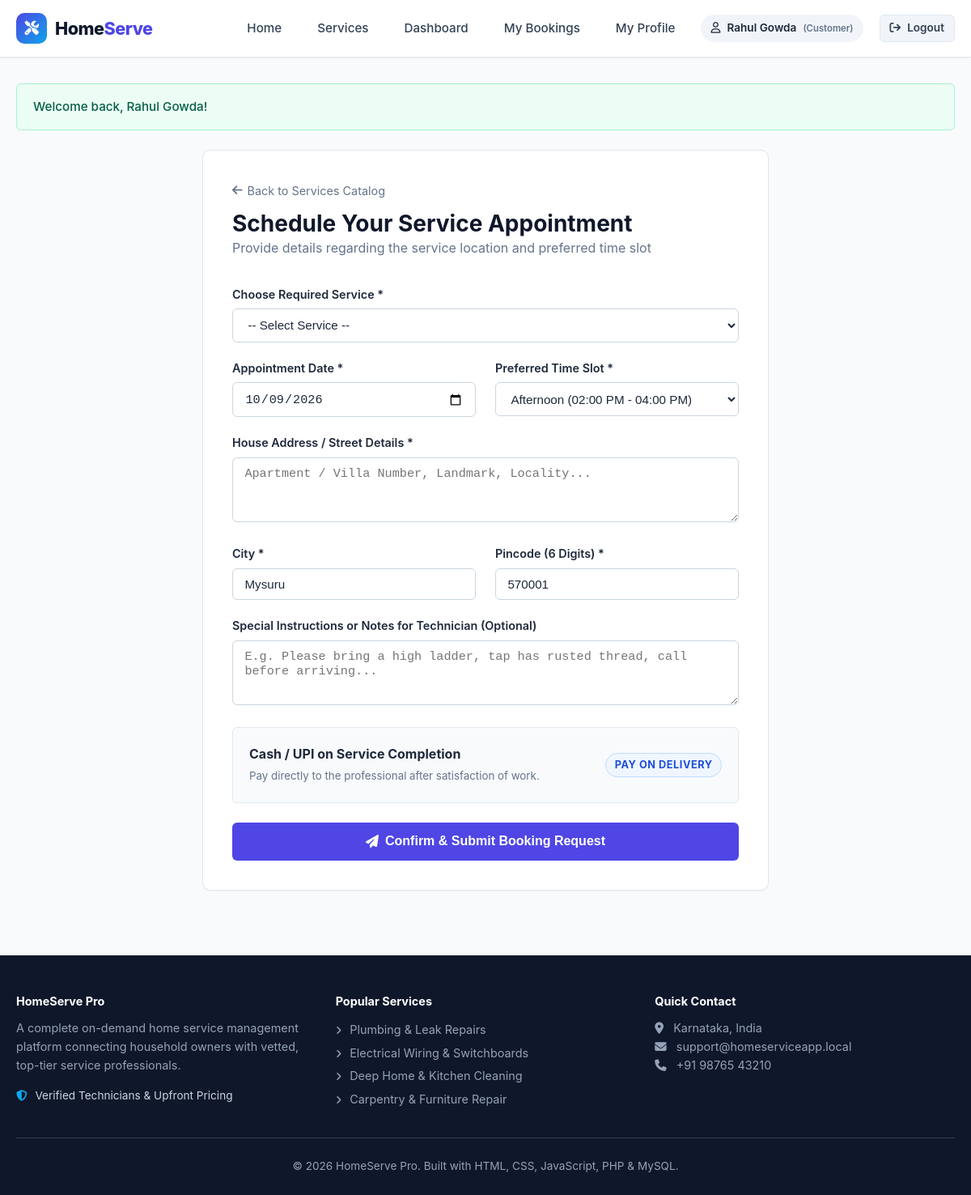
The app's page /customer/book.php (signed in) with its own data.
### tables this page shows
CREATE TABLE `users` (
    `id` INT AUTO_INCREMENT PRIMARY KEY,
    `name` VARCHAR(100) NOT NULL,
    `email` VARCHAR(150) NOT NULL UNIQUE,
    `password` VARCHAR(255) NOT NULL,
    `phone` VARCHAR(20) NOT NULL,
    `city` VARCHAR(100) NOT NULL,
    `pincode` VARCHAR(20) NOT NULL,
    `role` ENUM('customer', 'provider', 'admin') NOT NULL DEFAULT 'customer',
    `created_at` TIMESTAMP DEFAULT CURRENT_TIMESTAMP
);

### customer/book.php (the view, shortened to what this page needs)
<?php
require_once __DIR__ . '/../config/db.php';
$pdo = getDB();
$userId = $_SESSION['user_id'];
$stmtUser = $pdo->prepare("SELECT * FROM users WHERE id = ?");
$stmtUser->execute([$userId]);
$userData = $stmtUser->fetch();
require_once __DIR__ . '/../includes/header.php';
?>
<div style="max-width: 700px; margin: 1.5rem auto;">
    <div class="card" style="padding: 2.25rem;">
        <div style="margin-bottom: 2rem;">
            <a href="services.php" style="font-size: 0.9rem; color: var(--gray-500); display: inline-flex; align-items: center; gap: 6px; margin-bottom: 0.75rem;">
                <i class="fa-solid fa-arrow-left"></i> Back to Services Catalog
            </a>
            <h2 style="font-size: 1.75rem;">Schedule Your Service Appointment</h2>
            <p style="color: var(--gray-500);">Provide details regarding the service location and preferred time slot</p>
        </div>
        <form method="POST" action="book.php" data-validate="true">
            <div class="form-group">
                <label class="form-label" for="service_id">Choose Required Service *</label>
                <select id="service_id" name="service_id" class="form-control" required>
                    <option value="">-- Select Service --</option>
                </select>
            </div>
            <div class="grid grid-2">
                <div class="form-group">
                    <label class="form-label" for="booking_date">Appointment Date *</label>
                    <input type="date" id="booking_date" name="booking_date" class="form-control" required value="<?php echo htmlspecialchars($_POST['booking_date'] ?? date('Y-m-d', strtotime('+1 day'))); ?>">
                </div>
                <div class="form-group">
                    <label class="form-label" for="booking_time">Preferred Time Slot *</label>
                    <select id="booking_time" name="booking_time" class="form-control" required>
                        <option value="14:00:00" selected>Afternoon (02:00 PM - 04:00 PM)</option>
                    </select>
                </div>
            </div>
            <div class="form-group">
                <label class="form-label" for="service_address">House Address / Street Details *</label>
                <textarea id="service_address" name="service_address" class="form-control" required placeholder="Apartment / Villa Number, Landmark, Locality..."><?php echo htmlspecialchars($_POST['service_address'] ?? ''); ?></textarea>
            </div>
            <div class="grid grid-2">
                <div class="form-group">
                    <label class="form-label" for="city">City *</label>
                    <input type="text" id="city" name="city" class="form-control" required value="<?php echo htmlspecialchars($_POST['city'] ?? $userData['city'] ?? 'Bengaluru'); ?>">
                </div>
                <div class="form-group">
                    <label class="form-label" for="pincode">Pincode (6 Digits) *</label>
                    <input type="text" id="pincode" name="pincode" class="form-control" maxlength="6" required value="<?php echo htmlspecialchars($_POST['pincode'] ?? $userData['pincode'] ?? ''); ?>">
                </div>
            </div>
            <div class="form-group">
                <label class="form-label" for="special_notes">Special Instructions or Notes for Technician (Optional)</label>
                <textarea id="special_notes" name="special_notes" class="form-control" placeholder="E.g. Please bring a high ladder, tap has rusted thread, call before arriving..."><?php echo htmlspecialchars($_POST['special_notes'] ?? ''); ?></textarea>
            </div>
            <div style="background: var(--light); padding: 1.25rem; border-radius: var(--radius-sm); margin-bottom: 1.5rem; border: 1px solid var(--gray-200);">
                <div style="display:flex; justify-content:space-between; align-items:center;">
                    <div>
                        <div style="font-weight: 700; color: var(--gray-900);">Cash / UPI on Service Completion</div>
                        <small style="color: var(--gray-500);">Pay directly to the professional after satisfaction of work.</small>
                    </div>
                    <span class="badge badge-accepted" style="font-size: 0.8rem;">Pay on Delivery</span>
                </div>
            </div>
            <button type="submit" class="btn btn-primary btn-block" style="padding: 0.85rem; font-size: 1rem;">
                <i class="fa-solid fa-paper-plane"></i> Confirm & Submit Booking Request
            </button>
        </form>
    </div>
</div>
<?php require_once __DIR__ . '/../includes/footer.php'; ?>

### includes/header.php (shortened to what this page needs)
<?php
require_once __DIR__ . '/../config/db.php';
$currentUser = getCurrentUser();
$role = $currentUser['role'] ?? null;
$pathPrefix = '';
if (strpos($_SERVER['PHP_SELF'], '/customer/') !== false ||
    strpos($_SERVER['PHP_SELF'], '/provider/') !== false ||
    strpos($_SERVER['PHP_SELF'], '/admin/') !== false ||
    strpos($_SERVER['PHP_SELF'], '/auth/') !== false) {
    $pathPrefix = '../';
}
?>
<!DOCTYPE html>
<html lang="en">
<head>
    <link rel="stylesheet" href="<?php echo $pathPrefix; ?>assets/css/style.css">
    <link rel="stylesheet" href="https://cdnjs.cloudflare.com/ajax/libs/font-awesome/6.4.0/css/all.min.css">
</head>
<body>
<header class="navbar">
    <div class="container nav-container">
        <a href="<?php echo $pathPrefix; ?>index.php" class="brand-logo">
            <span class="brand-icon"><i class="fa-solid fa-screwdriver-wrench"></i></span>
            <span>Home<span style="color:var(--primary);">Serve</span></span>
        </a>
        <ul class="nav-links">
            <li><a href="<?php echo $pathPrefix; ?>index.php" class="nav-link">Home</a></li>
            <li><a href="<?php echo $pathPrefix; ?>customer/services.php" class="nav-link">Services</a></li>
            <?php if ($role === 'customer'): ?>
                <li><a href="<?php echo $pathPrefix; ?>customer/dashboard.php" class="nav-link">Dashboard</a></li>
                <li><a href="<?php echo $pathPrefix; ?>customer/my-bookings.php" class="nav-link">My Bookings</a></li>
                <li><a href="<?php echo $pathPrefix; ?>customer/profile.php" class="nav-link">My Profile</a></li>
            <?php endif; ?>
            <?php if ($currentUser): ?>
                <li class="nav-user-tag">
                    <i class="fa-regular fa-user"></i>
                    <span><?php echo htmlspecialchars($currentUser['name']); ?></span>
                    <small style="color:var(--gray-500);text-transform:capitalize;">(<?php echo $role; ?>)</small>
                </li>
                <li>
                    <a href="<?php echo $pathPrefix; ?>auth/logout.php" class="btn btn-secondary btn-sm">
                        <i class="fa-solid fa-arrow-right-from-bracket"></i> Logout
                    </a>
                </li>
            <?php endif; ?>
        </ul>
    </div>
</header>
<main class="main-content">
    <div class="container">

### assets/css/style.css (style rules this page uses)
:root { --primary: #4f46e5; --primary-hover: #4338ca; --primary-light: #eef2ff; --secondary: #0ea5e9; --dark: #0f172a; --gray-900: #1e293b; --gray-700: #334155; --gray-500: #64748b; --gray-300: #cbd5e1; --gray-200: #e2e8f0; --gray-100: #f1f5f9; --light: #f8fafc; --white: #ffffff; --success: #10b981; --success-bg: #ecfdf5; --warning: #f59e0b; --warning-bg: #fffbeb; --danger: #ef4444; --danger-bg: #fef2f2; --info: #3b82f6; --info-bg: #eff6ff; --radius-sm: 6px; --radius-md: 10px; --radius-lg: 16px; --shadow-sm: 0 1px 2px 0 rgba(0, 0, 0, 0.05); --shadow-md: 0 4px 6px -1px rgba(0, 0, 0, 0.1), 0 2px 4px -2px rgba(0, 0, 0, 0.1); --shadow-lg: 0 10px 15px -3px rgba(0, 0, 0, 0.1), 0 4px 6px -4px rgba(0, 0, 0, 0.1); --shadow-hover: 0 14px 20px -3px rgba(79, 70, 229, 0.15); --transition: all 0.25s cubic-bezier(0.4, 0, 0.2, 1); }
* { box-sizing: border-box; margin: 0; padding: 0; }
body { font-family: -apple-system, BlinkMacSystemFont, "Segoe UI", Roboto, Oxygen, Ubuntu, Cantarell, "Helvetica Neue", sans-serif; background-color: var(--light); color: var(--gray-700); line-height: 1.6; display: flex; flex-direction: column; min-height: 100vh; }
h1, h2, h3, h4, h5, h6 { color: var(--dark); font-weight: 700; line-height: 1.25; }
a { color: var(--primary); text-decoration: none; transition: var(--transition); }
.container { width: 100%; max-width: 1200px; margin: 0 auto; padding: 0 1.25rem; }
.main-content { flex: 1; padding: 2rem 0 3.5rem; }
.navbar { background: var(--white); border-bottom: 1px solid var(--gray-200); position: sticky; top: 0; z-index: 100; box-shadow: var(--shadow-sm); }
.nav-container { display: flex; justify-content: space-between; align-items: center; height: 70px; }
.brand-logo { display: flex; align-items: center; gap: 10px; font-size: 1.35rem; font-weight: 800; color: var(--dark); letter-spacing: -0.5px; }
.brand-icon { background: linear-gradient(135deg, var(--primary), var(--secondary)); color: var(--white); width: 38px; height: 38px; border-radius: var(--radius-md); display: flex; align-items: center; justify-content: center; font-size: 1.1rem; }
.nav-links { display: flex; align-items: center; gap: 1.25rem; list-style: none; }
.nav-link { color: var(--gray-700); font-weight: 500; font-size: 0.95rem; padding: 6px 12px; border-radius: var(--radius-sm); transition: var(--transition); }
.nav-user-tag { display: inline-flex; align-items: center; gap: 8px; padding: 6px 12px; background-color: var(--gray-100); border-radius: 999px; font-size: 0.85rem; font-weight: 600; color: var(--gray-900); }
.btn { display: inline-flex; align-items: center; justify-content: center; gap: 8px; padding: 0.6rem 1.25rem; font-size: 0.95rem; font-weight: 600; border-radius: var(--radius-sm); border: 1px solid transparent; cursor: pointer; transition: var(--transition); text-align: center; white-space: nowrap; }
.btn-primary { background-color: var(--primary); color: var(--white) !important; }
.btn-secondary { background-color: var(--gray-100); color: var(--gray-700); border-color: var(--gray-200); }
.btn-sm { padding: 0.35rem 0.75rem; font-size: 0.85rem; }
.btn-block { width: 100%; }
.grid { display: grid; gap: 1.5rem; }
.grid-2 { grid-template-columns: repeat(2, minmax(0, 1fr)); }
.card { background: var(--white); border-radius: var(--radius-md); border: 1px solid var(--gray-200); box-shadow: var(--shadow-sm); padding: 1.5rem; transition: var(--transition); }
.badge { display: inline-block; padding: 0.25rem 0.65rem; font-size: 0.75rem; font-weight: 700; border-radius: 999px; text-transform: uppercase; letter-spacing: 0.5px; }
.badge-accepted { background-color: var(--info-bg); color: #1d4ed8; border: 1px solid #bfdbfe; }
.form-group { margin-bottom: 1.25rem; }
.form-label { display: block; font-weight: 600; font-size: 0.9rem; margin-bottom: 0.4rem; color: var(--gray-900); }
.form-control { width: 100%; padding: 0.65rem 0.9rem; font-size: 0.95rem; border: 1px solid var(--gray-300); border-radius: var(--radius-sm); background-color: var(--white); color: var(--gray-900); transition: var(--transition); }
textarea.form-control { resize: vertical; min-height: 80px; }

### records on screen
users: name "Rahul Gowda", role "Customer", city "Mysuru", pincode "570001"

### other values on screen
$flash['message'] "Welcome back, Rahul Gowda!"
